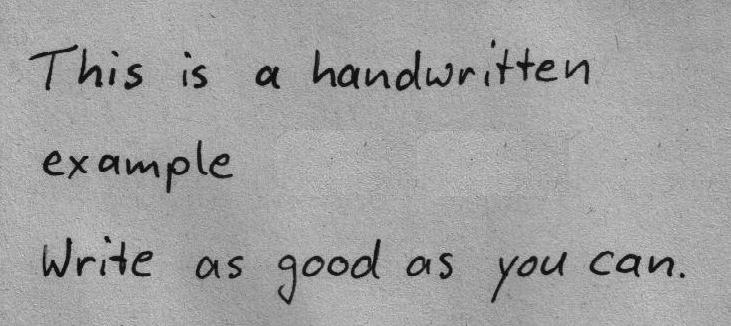
#> input picture sample.png, 731 x 326 px
$ python ocr.py
#> lines starting #> are read from the running program, lines starting #| are printed output that depends on the picture; after the words box and inside, x2 and y2 are one past the last pixel; in counts of white or black regions, pixels touching at a corner belong together
#Prabhat Panwar
#TSF TASK:6  Optical Character Recognition (ORC) using openCV and pytesseract
#Computer Vision & Internet of Things

#importing libraries
import cv2
import pytesseract

#pytesseract path
pytesseract.pytesseract.tesseract_cmd = r'C:\Program Files\Tesseract-OCR\tesseract.exe'

#reading the image
img=cv2.imread('sample.png')
#> img is the input picture: shape (326, 731, 3); min 0, max 229, mean 161.1

#image to string converter
def ocr(img):
    text=pytesseract.image_to_string(img)
    return text

#convert image to grayscale
def gray(image):
    return cv2.cvtColor(image,cv2.COLOR_BGR2GRAY)

#clarifies the image
def clarify(image):
    return cv2.medianBlur(image,5)

def thresholder(image):
    return cv2.threshold(image,0,255,cv2.THRESH_BINARY + cv2.THRESH_OTSU)[1]
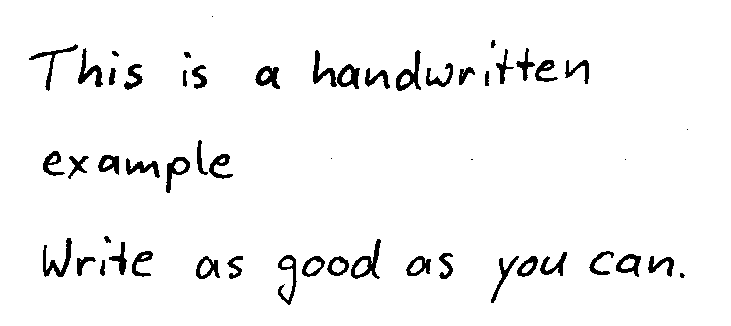
#> returned value: shape (326, 731); 95.7% white; 54 black regions (6 under 20 px), largest, box (x1, y1, x2, y2) and area: (43, 238, 72, 277) 393, (351, 239, 381, 279) 393, (396, 50, 421, 91) 385

img=gray(img)
img=thresholder(img)
img=clarify(img)
#> in clarify, `return cv2.medianBlur(image,5)`:
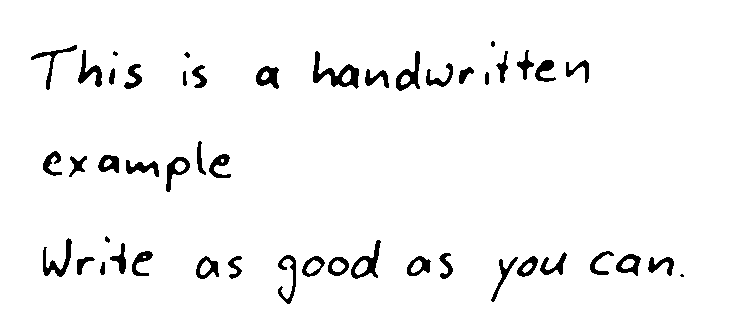
#> returned value: shape (326, 731); 95.8% white; 48 black regions (2 under 20 px), largest, box (x1, y1, x2, y2) and area: (313, 51, 359, 89) 625, (351, 240, 381, 279) 398, (43, 238, 72, 277) 389

print(ocr(img))          #print the optical characters read on cli
#> (the call stopped at in ocr, `text=pytesseract.image_to_string(img)`: pytesseract is not available in this run)
